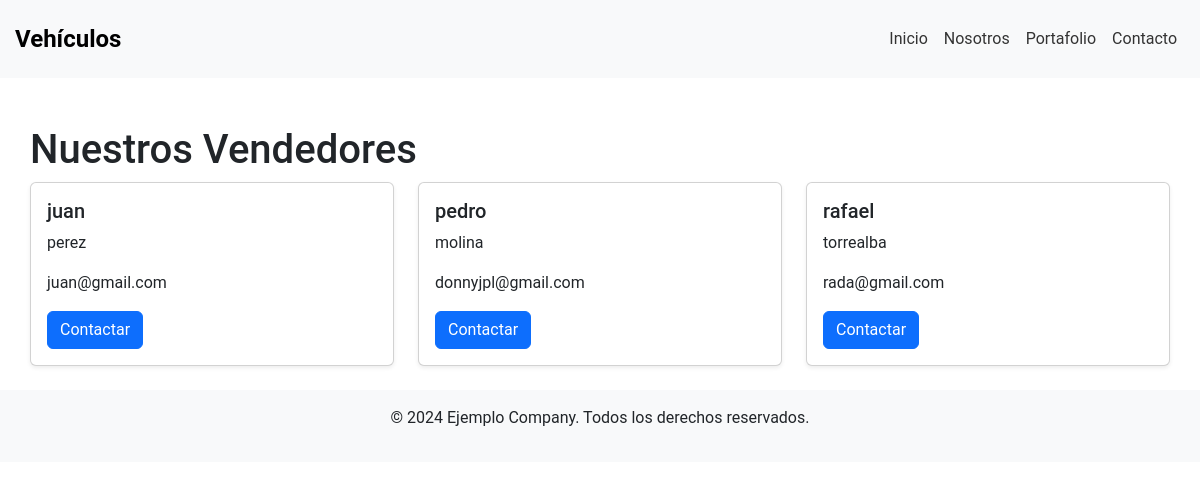
The app's page /web/lista_vendedores/, older data.
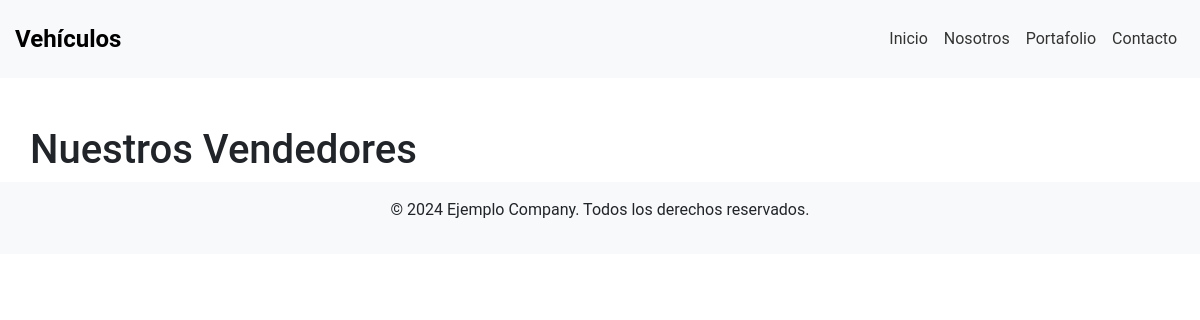
The same page, newer data.
### web/models.py (models this page shows, shortened)
class Vendedor(models.Model):
    nombre = models.CharField(max_length=100)
    apellido = models.CharField(max_length=100)
    correo_electronico = models.EmailField(unique=True)

### web/views.py (the view)
# urls.py: path('lista_vendedores/', lista_vendedores, name='lista_vendedores'),
def lista_vendedores(request):
    vendedores = Vendedor.objects.all()
    return render(request, 'lista_vendedores.html', {'vendedores': vendedores})

### web/templates/lista_vendedores.html (shortened to what this page needs)
{% extends 'base.html' %}
{% block content %}
<div class="container mt-5">
    <h1>Nuestros Vendedores</h1>
    <div class="row">
        {% for vendedor in vendedores %}
        <div class="col-md-4">
            <div class="card mb-4 shadow-sm">
                <div class="card-body">
                    <h5 class="card-title">{{ vendedor.nombre }}</h5>
                    <p class="card-text">{{ vendedor.apellido }}</p>
                    <p class="card-text">{{ vendedor.correo_electronico }}</p>
                    <a href="#" class="btn btn-primary">Contactar</a>
                </div>
            </div>
        </div>
        {% endfor %}
    </div>
</div>
{% endblock %}

Row changes from the older to the newer data that the page shows:
removed Vendedor: nombre "juan", apellido "perez", correo_electronico "juan@gmail.com"
removed Vendedor: nombre "pedro", apellido "molina", correo_electronico "donnyjpl@gmail.com"
removed Vendedor: nombre "rafael", apellido "torrealba", correo_electronico "rada@gmail.com"
